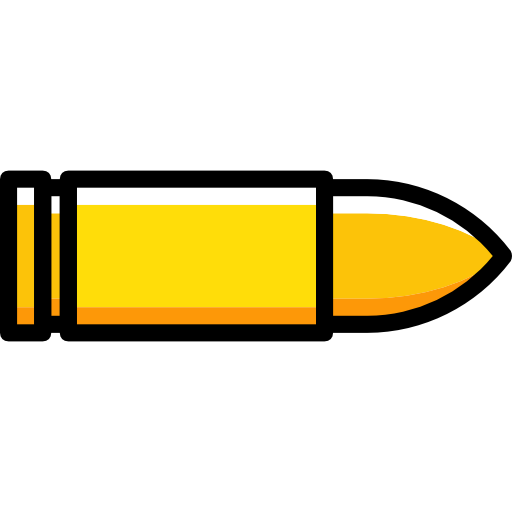
#> input picture bullet1.png, 512 x 512 px
$ python im.py
#> lines starting #> are read from the running program, lines starting #| are printed output that depends on the picture
from PIL import Image


im = Image.open(r"bullet1.png")
#> im is the input picture: PIL image 512x512 RGBA; mean R, G, B, A 227.7, 219.2, 186.5, 75.4

newsize = (64, 64)

im1 = im.resize(newsize)
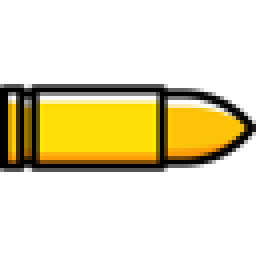
#> im1: PIL image 64x64 RGBA (shown 4 times larger); mean R, G, B, A 49, 40.6, 7.6, 75.4; transparent parts drawn white

im1.save("1.png")

$ run again, with bullet.png copied over bullet1.png
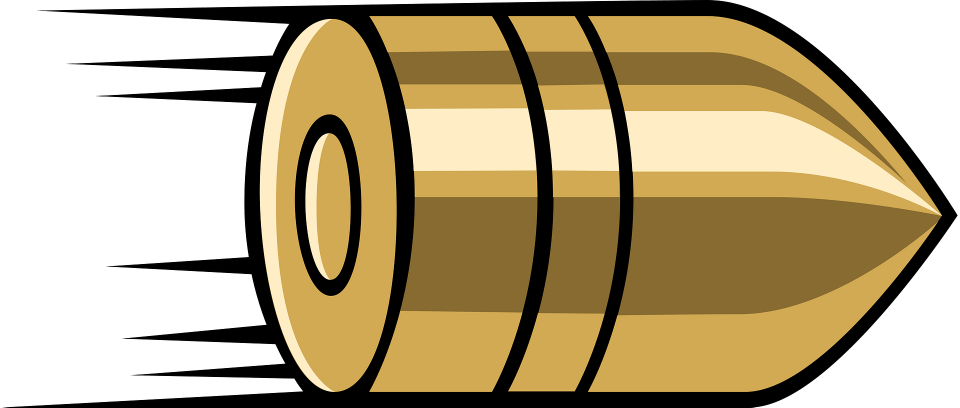
#> input picture bullet.png, 1920 x 815 px (shown at 1/2 size)
#> im is the input picture: PIL image 1920x815 P; mean R, G, B, A 122, 119.2, 71.3, 168.7
#> `im1 = im.resize(newsize)`:
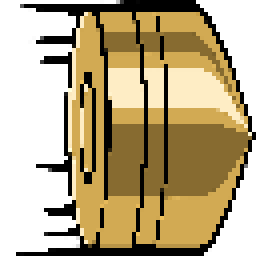
#> im1: PIL image 64x64 P (shown 4 times larger); mean R, G, B, A 121.6, 119, 71.4, 168.6; transparent parts drawn white

$ run again, with drone.png copied over bullet1.png
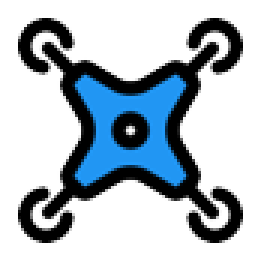
#> input picture drone.png, 86 x 85 px (shown 3 times larger)
#> im is the input picture: PIL image 86x85 RGBA; mean R, G, B, A 15.6, 27.9, 37.6, 89.3
#> `im1 = im.resize(newsize)`:
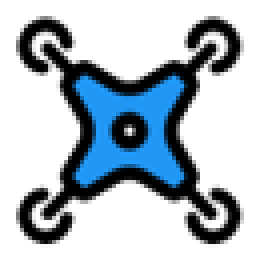
#> im1: PIL image 64x64 RGBA (shown 4 times larger); mean R, G, B, A 17.3, 29.6, 39.4, 89.3; transparent parts drawn white
